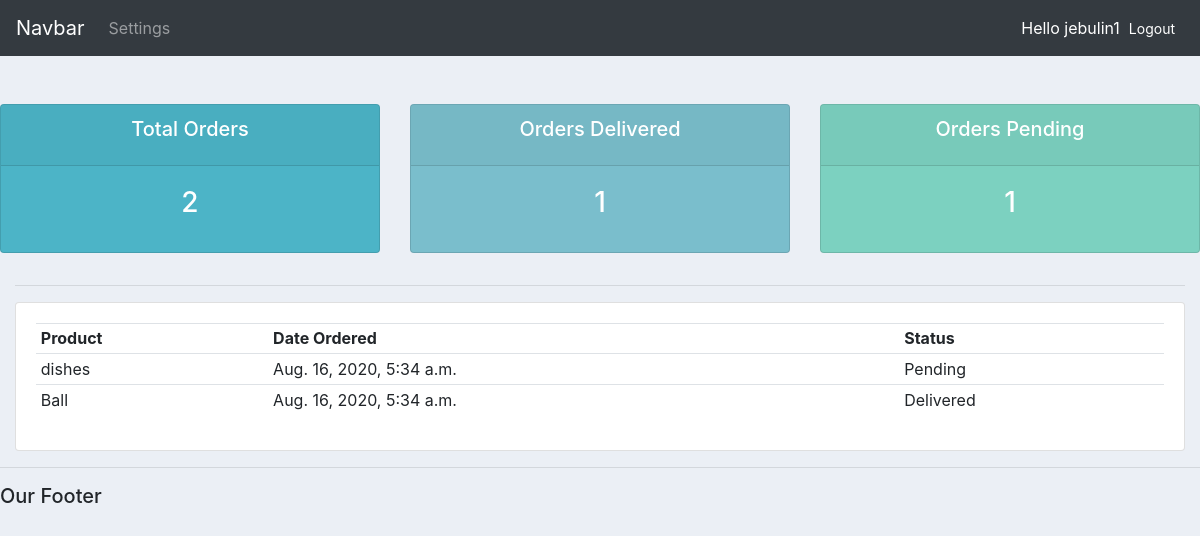
The app's page /user/ (signed in) with its own data.
### accounts/models.py (models this page shows)
class Order(models.Model):
    STATUS = (
        ('Pending', 'Pending'),
        ('Out For Delivery', 'Out For Delivery'),
        ('Delivered', 'Delivered'),
    )
    customer = models.ForeignKey(Customer, on_delete=models.SET_NULL, null=True)
    product = models.ForeignKey(Product, on_delete=models.SET_NULL, null=True)
    date_created = models.DateTimeField(auto_now_add=True, null=True)
    status = models.CharField(null=True, choices=STATUS, max_length=200)

class Product(models.Model):
    CATEGORY = (
        ('Indoor', 'Indoor'),
        ('Out Door', 'Out Door'),
    )
    name = models.CharField(null=True, max_length=200)
    price = models.FloatField(null=True)
    category = models.CharField(null=True, max_length=200, choices=CATEGORY)
    description = models.CharField(null=True, max_length=200, blank=True)
    tags = models.ManyToManyField(Tag)
    date_created = models.DateTimeField(auto_now_add=True, null=True)
    def __str__(self):
        return self.name

### accounts/decorators.py (the view)
        def wrapper_func(request):
            group = None
            if request.user.groups.exists():
                group = request.user.groups.all()[0].name
            if group in allowed_roles:
                return view_func(request)
            else:
                return HttpResponse('You are not authorised')

### accounts/views.py (called while the page is built)
@login_required(login_url='login')
@allowed_users(allowed_roles=['customer'])
def userPage(request):
    orders = request.user.customer.order_set.all()
    total_orders = orders.count()
    delivered = orders.filter(status='Delivered').count()
    pending = orders.filter(status='Pending').count()
    context = {'orders': orders, 'total_orders': total_orders,
               'delivered': delivered, 'pending': pending}
    return render(request, 'accounts/user.html', context)

### accounts/templates/accounts/user.html
{% extends 'accounts/main.html' %}
{% block content %}
{% include 'accounts/status.html' %}
<div class="col">
        <hr>
        <div class="card card-body">
        <table class="table table-sm">
            <tr>
                <th>Product</th>
                <th>Date Ordered</th>
                <th>Status</th>
            </tr>
            {% for i in orders %}
            <tr>
                <td>{{i.product}}</td>
                <td>{{i.date_created}}</td>
                <td>{{i.status}}</td>
            </tr>
            {% endfor %}
         </table>
        </div>
    </div>
{% endblock %}

### accounts/templates/accounts/nav.html (shortened to what this page needs)
<nav class="navbar navbar-expand-lg navbar-dark bg-dark">
  <a class="navbar-brand" href="#">Navbar</a>
  <div class="collapse navbar-collapse" id="navbarNav">
    <ul class="navbar-nav">
    {% if request.user.is_staff %}
      <li class="nav-item active">
        <a class="nav-link" href="{% url 'home' %}">Dashboard</a>
      </li>
      <li class="nav-item">
        <a class="nav-link" href="{% url 'products' %}">Products</a>
      </li>
      {% else %}
      <li class="nav-item">
        <a class="nav-link" href="{% url 'account' %}">Settings</a>
      </li>
      {% endif %}
    </ul>
  </div>
  <span class="text-white">Hello {{request.user}}</span>
  <a class="btn btn-sm text-white" href="{% url 'logout' %}">Logout</a>
</nav>

### static/css/main.css (style rules this page uses)
body { background-color: #ebeff5; }

### records on screen
Order: product "dishes", date_created "Aug. 16, 2020, 5:34 a.m.", status "Pending"
Order: product "Ball", date_created "Aug. 16, 2020, 5:34 a.m.", status "Delivered"

### other values on screen
{{ request.user }} "jebulin1"
{{ total_orders }} "2"
{{ delivered }} "1"
{{ pending }} "1"
